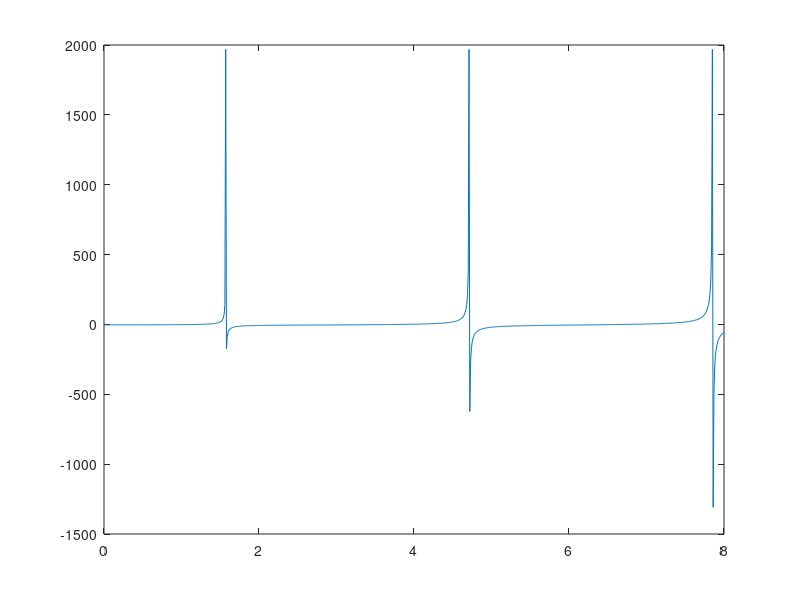

The MATLAB source for this figure: (Note: this script raises an error after producing the figure.)
f = @(x) (x.* tan(x)) - 3
fDer = @(x) tan(x) + (x .* sec(x).^2)
x=0:0.01:8;
plot(x,f(x))
hold on

p0 = 5;
p1 = 8;
q0 = f(p0);
q1 = f(p1);


epsilon = 10^-6;

#secant green
[p,iter] = func_secant(p0,p1,q0,q1,epsilon);
fprintf("c=%d, f(c)=%d, iteration =%d \n",p,f(p),iter); 
plot(p,f(p),'g+')

#regular falsi black
[p,iter] = func_falsi(p0,p1,q0,q1,epsilon);
fprintf("c=%d, f(c)=%d, iteration =%d \n",p,f(p),iter); 
plot(p,f(p),'b+')

#?newton red
[p,iter] = func_newton(f, fDer, p0, epsilon);
fprintf("c=%d, f(c)=%d, iteration =%d \n",p,f(p),iter); 
plot(p,f(p),'r+')